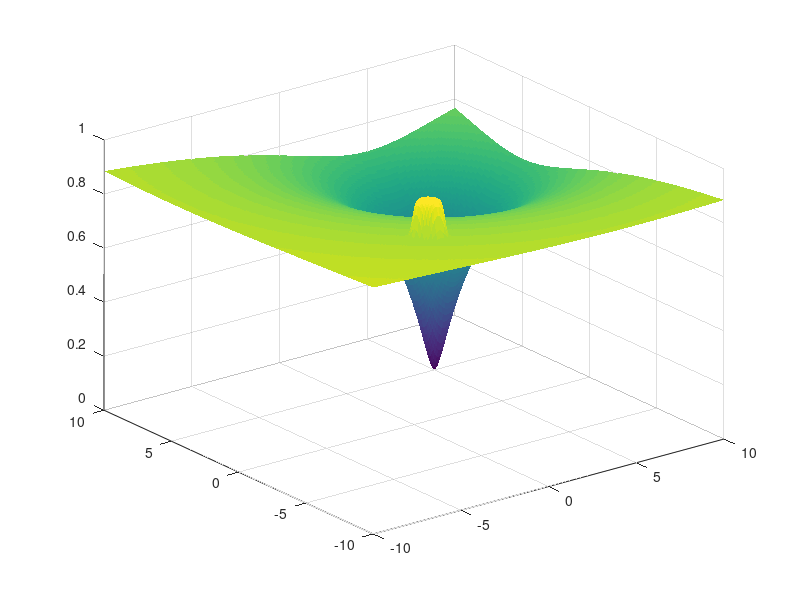

Reproduce this figure in MATLAB.
clear
clc

x = -10 :0.1:10;
y = -10: 0.1:10;
xt=5; %121
yt=5; %171
k=0.5;
ox=-3;
oy=-5;
R=1.5;
[X,Y] = meshgrid(x,y);

r = (X-xt).^2+ (Y-yt).^2;

disto=  sqrt((X-ox).^2+ (Y-oy).^2);

beta_l =  1./( 1+exp (-1 * ( disto -(R/2) )*(24/R) ) );

r_k = r.^k ;

phi = (r)./ ((r.^k + beta_l).^(1/k)) ;
surf(X,Y,phi,'LineStyle','none');
